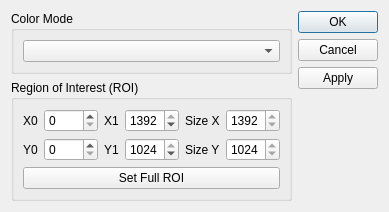
<?xml version="1.0" encoding="UTF-8"?>
<ui version="4.0">
 <class>DialogV4L2</class>
 <widget class="QDialog" name="DialogV4L2">
  <property name="geometry">
   <rect>
    <x>0</x>
    <y>0</y>
    <width>350</width>
    <height>199</height>
   </rect>
  </property>
  <property name="windowTitle">
   <string>Dialog</string>
  </property>
  <layout class="QHBoxLayout" name="horizontalLayout_2">
   <item>
    <layout class="QVBoxLayout" name="verticalLayout">
     <item>
      <widget class="QGroupBox" name="groupColorMode">
       <property name="title">
        <string>Color Mode</string>
       </property>
       <layout class="QGridLayout" name="gridLayout_2">
        <item row="0" column="0">
         <widget class="QComboBox" name="comboColorMode">
          <property name="editable">
           <bool>false</bool>
          </property>
         </widget>
        </item>
       </layout>
      </widget>
     </item>
     <item>
      <widget class="QGroupBox" name="groupROI">
       <property name="title">
        <string>Region of Interest (ROI)</string>
       </property>
       <layout class="QGridLayout" name="gridLayout">
        <item row="0" column="0">
         <widget class="QLabel" name="lblX0">
          <property name="sizePolicy">
           <sizepolicy hsizetype="Maximum" vsizetype="Preferred">
            <horstretch>0</horstretch>
            <verstretch>0</verstretch>
           </sizepolicy>
          </property>
          <property name="text">
           <string>X0</string>
          </property>
         </widget>
        </item>
        <item row="0" column="1">
         <widget class="QSpinBox" name="spinX0">
          <property name="sizePolicy">
           <sizepolicy hsizetype="Expanding" vsizetype="Fixed">
            <horstretch>0</horstretch>
            <verstretch>0</verstretch>
           </sizepolicy>
          </property>
          <property name="maximum">
           <number>1391</number>
          </property>
         </widget>
        </item>
        <item row="0" column="2">
         <widget class="QLabel" name="lblX1">
          <property name="sizePolicy">
           <sizepolicy hsizetype="Maximum" vsizetype="Preferred">
            <horstretch>0</horstretch>
            <verstretch>0</verstretch>
           </sizepolicy>
          </property>
          <property name="text">
           <string>X1</string>
          </property>
         </widget>
        </item>
        <item row="0" column="3">
         <widget class="QSpinBox" name="spinX1">
          <property name="sizePolicy">
           <sizepolicy hsizetype="Expanding" vsizetype="Fixed">
            <horstretch>0</horstretch>
            <verstretch>0</verstretch>
           </sizepolicy>
          </property>
          <property name="maximum">
           <number>1392</number>
          </property>
          <property name="value">
           <number>1392</number>
          </property>
         </widget>
        </item>
        <item row="0" column="4">
         <widget class="QLabel" name="lblSizeX">
          <property name="sizePolicy">
           <sizepolicy hsizetype="Maximum" vsizetype="Preferred">
            <horstretch>0</horstretch>
            <verstretch>0</verstretch>
           </sizepolicy>
          </property>
          <property name="text">
           <string>Size X</string>
          </property>
         </widget>
        </item>
        <item row="0" column="5">
         <widget class="QSpinBox" name="spinSizeX">
          <property name="enabled">
           <bool>true</bool>
          </property>
          <property name="sizePolicy">
           <sizepolicy hsizetype="Expanding" vsizetype="Fixed">
            <horstretch>0</horstretch>
            <verstretch>0</verstretch>
           </sizepolicy>
          </property>
          <property name="readOnly">
           <bool>true</bool>
          </property>
          <property name="minimum">
           <number>1</number>
          </property>
          <property name="maximum">
           <number>1392</number>
          </property>
          <property name="value">
           <number>1392</number>
          </property>
         </widget>
        </item>
        <item row="1" column="0">
         <widget class="QLabel" name="lblY0">
          <property name="sizePolicy">
           <sizepolicy hsizetype="Maximum" vsizetype="Preferred">
            <horstretch>0</horstretch>
            <verstretch>0</verstretch>
           </sizepolicy>
          </property>
          <property name="text">
           <string>Y0</string>
          </property>
         </widget>
        </item>
        <item row="1" column="1">
         <widget class="QSpinBox" name="spinY0">
          <property name="sizePolicy">
           <sizepolicy hsizetype="Expanding" vsizetype="Fixed">
            <horstretch>0</horstretch>
            <verstretch>0</verstretch>
           </sizepolicy>
          </property>
          <property name="maximum">
           <number>1023</number>
          </property>
         </widget>
        </item>
        <item row="1" column="2">
         <widget class="QLabel" name="lblY1">
          <property name="sizePolicy">
           <sizepolicy hsizetype="Maximum" vsizetype="Preferred">
            <horstretch>0</horstretch>
            <verstretch>0</verstretch>
           </sizepolicy>
          </property>
          <property name="text">
           <string>Y1</string>
          </property>
         </widget>
        </item>
        <item row="1" column="3">
         <widget class="QSpinBox" name="spinY1">
          <property name="sizePolicy">
           <sizepolicy hsizetype="Expanding" vsizetype="Fixed">
            <horstretch>0</horstretch>
            <verstretch>0</verstretch>
           </sizepolicy>
          </property>
          <property name="maximum">
           <number>1024</number>
          </property>
          <property name="value">
           <number>1024</number>
          </property>
         </widget>
        </item>
        <item row="1" column="4">
         <widget class="QLabel" name="lblSizeY">
          <property name="sizePolicy">
           <sizepolicy hsizetype="Maximum" vsizetype="Preferred">
            <horstretch>0</horstretch>
            <verstretch>0</verstretch>
           </sizepolicy>
          </property>
          <property name="text">
           <string>Size Y</string>
          </property>
         </widget>
        </item>
        <item row="1" column="5">
         <widget class="QSpinBox" name="spinSizeY">
          <property name="enabled">
           <bool>true</bool>
          </property>
          <property name="sizePolicy">
           <sizepolicy hsizetype="Expanding" vsizetype="Fixed">
            <horstretch>0</horstretch>
            <verstretch>0</verstretch>
           </sizepolicy>
          </property>
          <property name="readOnly">
           <bool>true</bool>
          </property>
          <property name="minimum">
           <number>1</number>
          </property>
          <property name="maximum">
           <number>1024</number>
          </property>
          <property name="value">
           <number>1024</number>
          </property>
         </widget>
        </item>
        <item row="2" column="0" colspan="6">
         <widget class="QPushButton" name="btnSetFullROI">
          <property name="text">
           <string>Set Full ROI</string>
          </property>
         </widget>
        </item>
       </layout>
      </widget>
     </item>
     <item>
      <spacer name="verticalSpacer">
       <property name="orientation">
        <enum>Qt::Vertical</enum>
       </property>
       <property name="sizeHint" stdset="0">
        <size>
         <width>20</width>
         <height>40</height>
        </size>
       </property>
      </spacer>
     </item>
    </layout>
   </item>
   <item>
    <widget class="QDialogButtonBox" name="buttonBox">
     <property name="locale">
      <locale language="German" country="Germany"/>
     </property>
     <property name="orientation">
      <enum>Qt::Vertical</enum>
     </property>
     <property name="standardButtons">
      <set>QDialogButtonBox::Apply|QDialogButtonBox::Cancel|QDialogButtonBox::Ok</set>
     </property>
    </widget>
   </item>
  </layout>
 </widget>
 <resources/>
 <connections/>
</ui>
